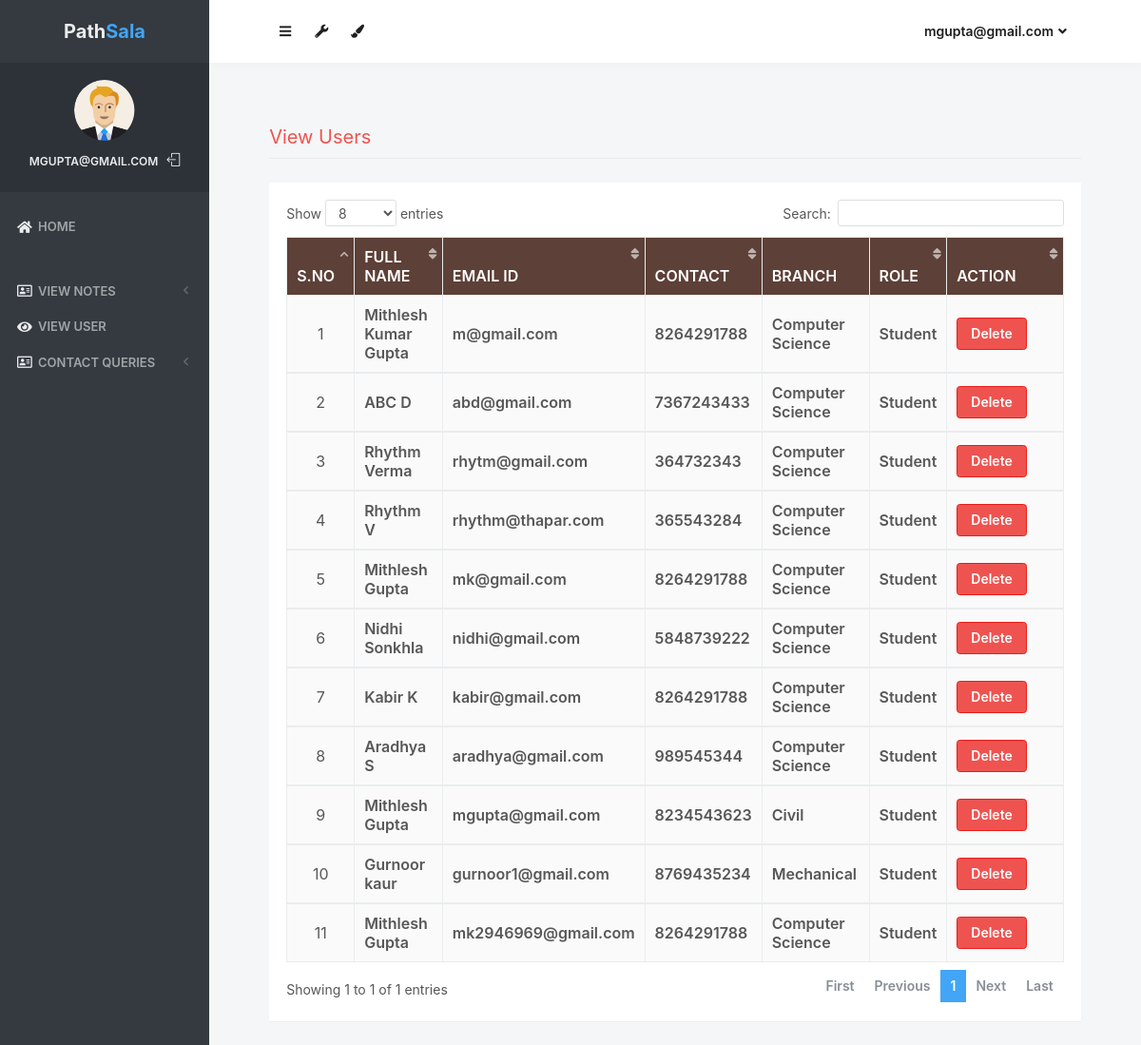
Page /view_users (signed in) on the committed database.
### notes/models.py (models this page shows, shortened)
class Signup(models.Model):
    user = models.ForeignKey(User,on_delete=models.CASCADE)
    contact = models.CharField(max_length=10)
    branch = models.CharField(max_length=30)
    role = models.CharField(max_length=15)

### notes/views.py (the view)
# urls.py: path('view_users', view_users, name='view_users'),
def view_users(request):
    if not request.user.is_authenticated:
        return redirect('login_admin')
    users = Signup.objects.all()
    d = {'users':users}
    return render(request,'view_users.html',d)

### notes/templates/view_users.html (shortened to what this page needs)
{% load static %}
<html lang="en" class="no-focus">
    <head>
        <link rel="stylesheet" href="{% static 'js/plugins/datatables/dataTables.bootstrap4.min.css' %}">
        <link rel="stylesheet" id="css-main" href="{% static 'css1/codebase.min.css' %}">
    </head>
    <body>
        <div id="page-container" class="sidebar-o sidebar-inverse side-scroll page-header-fixed main-content-narrow">
         {% include "sidebar.html" %}
            {% include "admin_nav.html" %}
            <main id="main-container">
                <div class="content">
                    <h2 class="content-heading text-danger">View Users</h2>
                    <div class="block">
                        <div class="block-content block-content-full">
                            <table class="table table-bordered table-striped table-vcenter js-dataTable-full-pagination" style="width:100%">
                                <thead class="text-white" style="background-color : #5d4037;">
                                    <tr>
                                        <th class="text-center">S.No</th>
                                        <th class="d-none d-sm-table-cell">Full Name</th>
                                        <th class="d-none d-sm-table-cell">Email ID</th>
                                        <th class="d-none d-sm-table-cell">Contact</th>
                                        <th class="d-none d-sm-table-cell">Branch</th>
                                        <th class="d-none d-sm-table-cell">Role</th>
                                        <th class="d-none d-sm-table-cell" style="width: 15%;">Action</th>
                                    </tr>
                                </thead>
                                {% for i in users %}
                                <tbody>
                                    <tr>
                                        <td class="text-center">{{forloop.counter}}</td>
                                        <td class="font-w600">{{i.user.first_name}} {{i.user.last_name}}</td>
					                    <td class="font-w600">{{i.user.username}}</td>
					                    <td class="font-w600">{{i.contact}}</td>
					                    <td class="font-w600">{{i.branch}}</td>
					                    <td class="font-w600">{{i.role}}</td>
					                    <td class="font-w600"><a href="{% url 'delete_users' i.user.id %}" class="btn btn-danger" onclick="return confirm('Are your sure to Delete ?')">Delete</a></td>
					                </tr>
                                        {% endfor %}
                                </tbody>
                            </table>
                        </div>
                    </div>
                </div>
            </main>
        </div>
 <link rel="stylesheet" href="https://use.fontawesome.com/releases/v5.6.3/css/all.css">
    </body>
</html>

### notes/templates/sidebar.html (shortened to what this page needs)
{% load static %}
   <nav id="sidebar">
                <div id="sidebar-scroll">
                    <div class="sidebar-content">
                        <div class="content-header content-header-fullrow px-15">
                            <div class="content-header-section text-center align-parent sidebar-mini-hidden">
                                <div class="content-header-item">
                                    <a class="link-effect font-w700" href="{% url 'admin_home' %}">
                                           <span class="font-size-xl text-dual-primary-dark">Path</span><span class="font-size-xl text-primary">Sala</span>
                                    </a>
                                </div>
                            </div>
                        </div>
                        <div class="content-side content-side-full content-side-user px-10 align-parent">
                            <div class="sidebar-mini-hidden-b text-center">
                                <a class="img-link" href="be_pages_generic_profile.html">
                                    <img class="img-avatar" src="{% static 'img/avatars/user1.png' %}" alt="">
                                </a>
                                <ul class="list-inline mt-10">
                                    <li class="list-inline-item">
                                        <a class="link-effect text-dual-primary-dark font-size-xs font-w600 text-uppercase" href="{% url 'admin_home' %}">{{ request.user.username }}</a>
                                    </li>
                                    <li class="list-inline-item">
                                        <a class="link-effect text-dual-primary-dark" href="{% url 'logout' %}">
                                            <i class="si si-logout"></i>
                                        </a>
                                    </li>
                                </ul>
                            </div>
                        </div>
                        <div class="content-side content-side-full">
                            <ul class="nav-main">
                                <li class="open">
                                    <a href="{% url 'admin_home' %}"><i class="fas fa-home"></i><span class="sidebar-mini-hide">Home</span></a>
                                </li>
                                <li class="nav-main-heading"><span class="sidebar-mini-visible">UI</span></li>
                                <li>
                                    <a class="nav-submenu" data-toggle="nav-submenu"><i class="far fa-address-card"></i>View Notes</a>
                                </li>
                                <li>
                                    <a  href="{% url 'view_users' %}"><i class="fas fa-eye"></i><span class="sidebar-mini-hide">View User</span></a>
                                </li>
                                <li>
                                    <a class="nav-submenu" data-toggle="nav-submenu"><i class="far fa-address-card"></i>Contact Queries</a>
                                </li>
                           </ul>
                        </div>
                    </div>
                </div>
            </nav>

### notes/templates/admin_nav.html (shortened to what this page needs)
{% load static %}
            <header id="page-header">
                <div class="content-header">
                    <div class="content-header-section">
                        <button type="button" class="btn btn-circle btn-dual-secondary" data-toggle="layout" data-action="sidebar_toggle">
                            <i class="fa fa-navicon"></i>
                        </button>
                        <div class="btn-group" role="group">
                            <button type="button" class="btn btn-circle btn-dual-secondary" id="page-header-options-dropdown" data-toggle="dropdown" aria-haspopup="true" aria-expanded="false">
                                <i class="fa fa-wrench"></i>
                            </button>
                        </div>
                        <div class="btn-group" role="group">
                            <button type="button" class="btn btn-circle btn-dual-secondary" id="page-header-themes-dropdown" data-toggle="dropdown" aria-haspopup="true" aria-expanded="false">
                                <i class="fa fa-paint-brush"></i>
                            </button>
                        </div>
                    </div>
                    <div class="content-header-section">
                        <div class="btn-group" role="group">
                            <button type="button" class="btn btn-rounded btn-dual-secondary" id="page-header-user-dropdown" data-toggle="dropdown" aria-haspopup="true" aria-expanded="false">
                                {{ request.user.username}}<i class="fa fa-angle-down ml-5"></i>
                            </button>
                        </div>
                    </div>
                </div>
            </header>

### rows in the picture
Signup: user.first_name "Mithlesh", user.last_name "Kumar Gupta", user.username "m@gmail.com", contact "8264291788", branch "Computer Science", role "Student"
Signup: user.first_name "ABC", user.last_name "D", user.username "abd@gmail.com", contact "7367243433", branch "Computer Science", role "Student"
Signup: user.first_name "Rhythm", user.last_name "Verma", user.username "rhytm@gmail.com", contact "364732343", branch "Computer Science", role "Student"
Signup: user.first_name "Rhythm", user.last_name "V", user.username "rhythm@thapar.com", contact "365543284", branch "Computer Science", role "Student"
Signup: user.first_name "Mithlesh", user.last_name "Gupta", user.username "mk@gmail.com", contact "8264291788", branch "Computer Science", role "Student"
Signup: user.first_name "Nidhi", user.last_name "Sonkhla", user.username "nidhi@gmail.com", contact "5848739222", branch "Computer Science", role "Student"
Signup: user.first_name "Kabir", user.last_name "K", user.username "kabir@gmail.com", contact "8264291788", branch "Computer Science", role "Student"
Signup: user.first_name "Aradhya", user.last_name "S", user.username "aradhya@gmail.com", contact "989545344", branch "Computer Science", role "Student"
Signup: user.first_name "Mithlesh", user.last_name "Gupta", user.username "mgupta@gmail.com", contact "8234543623", branch "Civil", role "Student"
Signup: user.first_name "Gurnoor", user.last_name "kaur", user.username "gurnoor1@gmail.com", contact "8769435234", branch "Mechanical", role "Student"
Signup: user.first_name "Mithlesh", user.last_name "Gupta", user.username "mk2946969@gmail.com", contact "8264291788", branch "Computer Science", role "Student"

### other values in the picture
{{ request.user.username }} "MGUPTA@GMAIL.COM"
{{ request.user.username }} "mgupta@gmail.com"
